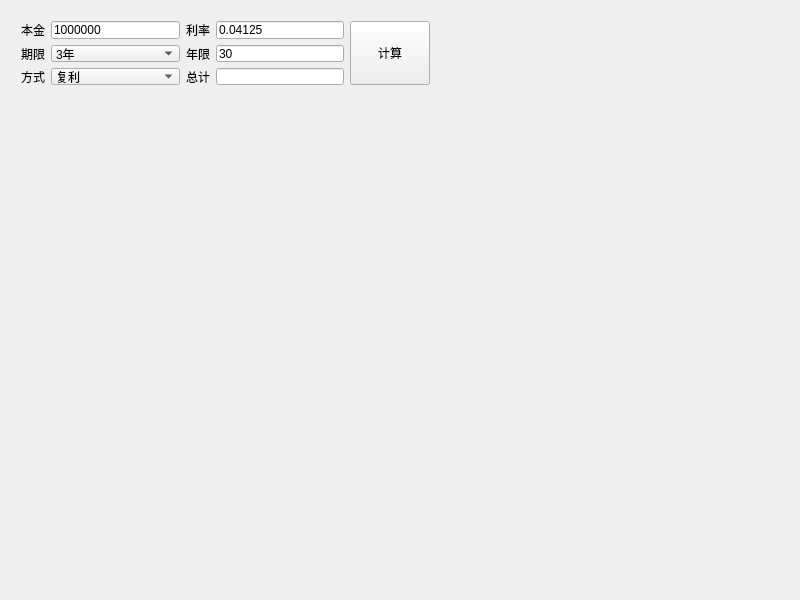
<?xml version="1.0" encoding="UTF-8"?>
<ui version="4.0">
 <class>Widget</class>
 <widget class="QWidget" name="Widget">
  <property name="geometry">
   <rect>
    <x>0</x>
    <y>0</y>
    <width>800</width>
    <height>600</height>
   </rect>
  </property>
  <property name="windowTitle">
   <string>存款计算器</string>
  </property>
  <widget class="QWidget" name="layoutWidget">
   <property name="geometry">
    <rect>
     <x>10</x>
     <y>10</y>
     <width>431</width>
     <height>86</height>
    </rect>
   </property>
   <layout class="QGridLayout" name="gridLayout">
    <item row="1" column="2">
     <widget class="QLabel" name="labYears">
      <property name="text">
       <string>年限</string>
      </property>
     </widget>
    </item>
    <item row="0" column="0">
     <widget class="QLabel" name="labMoneyCurrent">
      <property name="text">
       <string>本金</string>
      </property>
     </widget>
    </item>
    <item row="0" column="3">
     <widget class="QLineEdit" name="txtRate">
      <property name="text">
       <string>0.04125</string>
      </property>
     </widget>
    </item>
    <item row="0" column="1">
     <widget class="QLineEdit" name="txtMoneyCurrent">
      <property name="text">
       <string>1000000</string>
      </property>
     </widget>
    </item>
    <item row="0" column="2">
     <widget class="QLabel" name="labRate">
      <property name="text">
       <string>利率</string>
      </property>
     </widget>
    </item>
    <item row="1" column="0">
     <widget class="QLabel" name="labYear">
      <property name="text">
       <string>期限</string>
      </property>
     </widget>
    </item>
    <item row="2" column="0">
     <widget class="QLabel" name="labType">
      <property name="text">
       <string>方式</string>
      </property>
     </widget>
    </item>
    <item row="2" column="1">
     <widget class="QComboBox" name="cboxType">
      <property name="currentIndex">
       <number>1</number>
      </property>
      <item>
       <property name="text">
        <string>单利</string>
       </property>
      </item>
      <item>
       <property name="text">
        <string>复利</string>
       </property>
      </item>
     </widget>
    </item>
    <item row="1" column="1">
     <widget class="QComboBox" name="cboxYear">
      <property name="currentIndex">
       <number>1</number>
      </property>
      <item>
       <property name="text">
        <string>1年</string>
       </property>
      </item>
      <item>
       <property name="text">
        <string>3年</string>
       </property>
      </item>
      <item>
       <property name="text">
        <string>5年</string>
       </property>
      </item>
     </widget>
    </item>
    <item row="1" column="3">
     <widget class="QLineEdit" name="txtYears">
      <property name="text">
       <string>30</string>
      </property>
     </widget>
    </item>
    <item row="2" column="3">
     <widget class="QLineEdit" name="txtMoneyAll"/>
    </item>
    <item row="2" column="2">
     <widget class="QLabel" name="labMoneyAll">
      <property name="text">
       <string>总计</string>
      </property>
     </widget>
    </item>
    <item row="0" column="4" rowspan="3">
     <widget class="QPushButton" name="btnOk">
      <property name="sizePolicy">
       <sizepolicy hsizetype="Minimum" vsizetype="Expanding">
        <horstretch>0</horstretch>
        <verstretch>0</verstretch>
       </sizepolicy>
      </property>
      <property name="text">
       <string>计算</string>
      </property>
     </widget>
    </item>
   </layout>
  </widget>
 </widget>
 <layoutdefault spacing="6" margin="11"/>
 <resources/>
 <connections/>
</ui>
